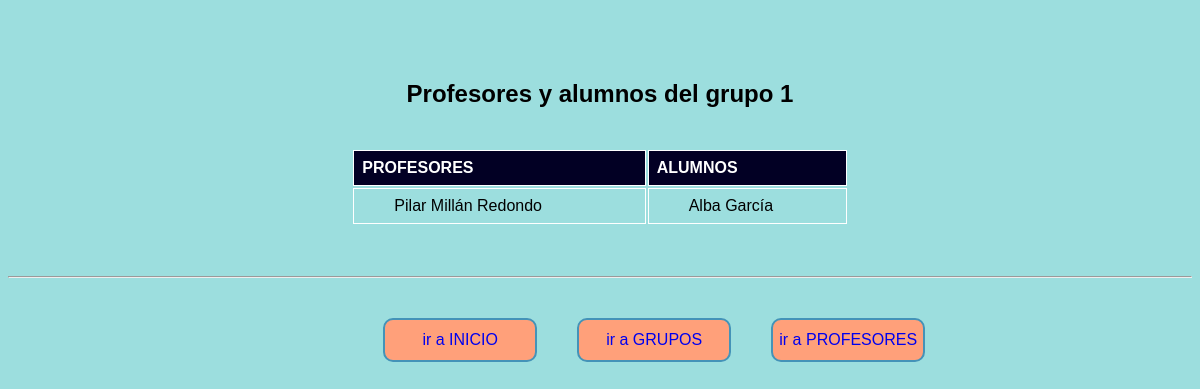
Page /murallas_reales/consulta_detalleGrupo.php?idgrupo=1 on the earlier database version.
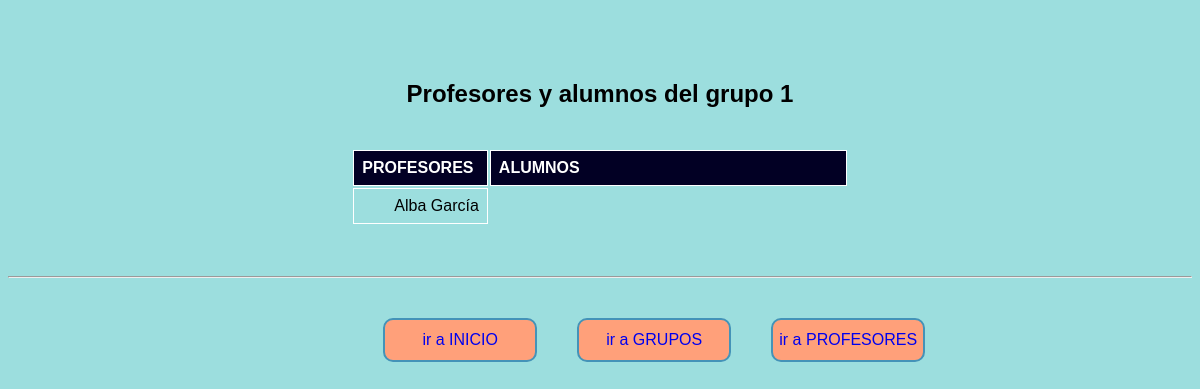
Same page on the later database version.
### tables this page shows
CREATE TABLE `profesor` (
  `id_profesor` int(11) NOT NULL,
  `nombre` varchar(50) NOT NULL,
  `apellidos` varchar(100) NOT NULL,
  `telefono` varchar(12) DEFAULT NULL,
  `email` varchar(100) DEFAULT NULL
);

CREATE TABLE `alumno` (
  `id_alumno` int(11) NOT NULL,
  `id_grupo` int(11) NOT NULL,
  `nombre` varchar(50) NOT NULL,
  `apellidos` varchar(100) NOT NULL,
  `expediente` int(6) NOT NULL,
  `telefono` varchar(12) DEFAULT NULL,
  `email` varchar(100) DEFAULT NULL
);

### murallas_reales/consulta_detalleGrupo.php (the view, shortened to what this page needs)
<!DOCTYPE html>
<html lang="en">
<head>
    <link rel="stylesheet" href="./estilo.css">
</head>
<?php
include_once "./conectar.php";
$idgrupo = $_GET['idgrupo'];
$sqlProf = "SELECT nombre, apellidos FROM Profesor JOIN Tutoria WHERE Profesor.id_profesor=Tutoria.id_profesor AND id_grupo =$idgrupo";
$resultadoProf = $conexion->query($sqlProf);
echo "<h2>Profesores y alumnos del grupo ".$idgrupo."</h2>";
echo "<section>";
echo "<table class='igual_igual'>";
echo "<tr><th>PROFESORES</th><th>ALUMNOS</th></tr>";
if ($resultadoProf->num_rows > 0) {
    while ($row = $resultadoProf->fetch_assoc()) {
        echo "<tr>";
        echo "<td>".$row["nombre"]." ".$row["apellidos"].
        "</td>";
    }
}
$sql = "SELECT * FROM Alumno WHERE id_grupo =$idgrupo";
$resultado = $conexion->query($sql);
if ($resultado->num_rows > 0) {
    while ($row = $resultado->fetch_assoc()) {
        echo "<td>".$row["nombre"]." ".$row["apellidos"].
        "</td>";
        echo "</tr>";
    }
}
echo "</table>";
echo "</section>";
?>
<hr>
<nav>
    <div><a href="./index.php">ir a INICIO</a></div>
    <div><a href="./consulta_grupos.php">ir a GRUPOS</a></div>
    <div><a href="./consulta_profesores.php">ir a PROFESORES</a></div>
</nav>

Differences in the rows shown:
removed profesor: nombre "Pilar", apellidos "Millán Redondo"
